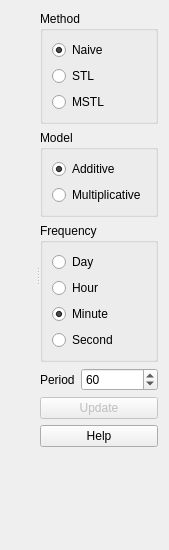
<?xml version="1.0" encoding="UTF-8"?>
<ui version="4.0">
 <author>Anton Rau</author>
 <class>DecompositionWidget</class>
 <widget class="QWidget" name="DecompositionWidget">
  <property name="geometry">
   <rect>
    <x>0</x>
    <y>0</y>
    <width>169</width>
    <height>550</height>
   </rect>
  </property>
  <layout class="QVBoxLayout" name="verticalLayout">
   <item>
    <widget class="QSplitter" name="splitter">
     <property name="sizePolicy">
      <sizepolicy hsizetype="Expanding" vsizetype="Expanding">
       <horstretch>0</horstretch>
       <verstretch>0</verstretch>
      </sizepolicy>
     </property>
     <property name="orientation">
      <enum>Qt::Horizontal</enum>
     </property>
     <widget class="MplCanvas" name="canvas" native="true">
      <property name="sizePolicy">
       <sizepolicy hsizetype="Preferred" vsizetype="Preferred">
        <horstretch>1</horstretch>
        <verstretch>0</verstretch>
       </sizepolicy>
      </property>
     </widget>
     <widget class="QWidget" name="widgetSettings" native="true">
      <layout class="QVBoxLayout" name="verticalLayout_6">
       <item>
        <widget class="QGroupBox" name="groupBoxMethod">
         <property name="title">
          <string>Method</string>
         </property>
         <layout class="QVBoxLayout" name="verticalLayout_3">
          <item>
           <widget class="QRadioButton" name="radioButtonMethodNaive">
            <property name="toolTip">
             <string>Seasonal decomposition using moving averages</string>
            </property>
            <property name="text">
             <string>Naive</string>
            </property>
            <property name="checked">
             <bool>true</bool>
            </property>
           </widget>
          </item>
          <item>
           <widget class="QRadioButton" name="radioButtonMethodSTL">
            <property name="toolTip">
             <string>Season-Trend decomposition using LOESS</string>
            </property>
            <property name="text">
             <string>STL</string>
            </property>
           </widget>
          </item>
          <item>
           <widget class="QRadioButton" name="radioButtonMethodMSTL">
            <property name="toolTip">
             <string>Multiple Seasonal-Trend decomposition using LOESS</string>
            </property>
            <property name="text">
             <string>MSTL</string>
            </property>
           </widget>
          </item>
         </layout>
        </widget>
       </item>
       <item>
        <widget class="QGroupBox" name="groupBoxModel">
         <property name="title">
          <string>Model</string>
         </property>
         <layout class="QVBoxLayout" name="verticalLayout_2">
          <item>
           <widget class="QRadioButton" name="radioButtonModelAdditive">
            <property name="text">
             <string>Additive</string>
            </property>
            <property name="checked">
             <bool>true</bool>
            </property>
           </widget>
          </item>
          <item>
           <widget class="QRadioButton" name="radioButtonModelMultiplicative">
            <property name="text">
             <string>Multiplicative</string>
            </property>
           </widget>
          </item>
         </layout>
        </widget>
       </item>
       <item>
        <widget class="QGroupBox" name="groupBoxFrequency">
         <property name="title">
          <string>Frequency</string>
         </property>
         <layout class="QVBoxLayout" name="verticalLayout_5">
          <item>
           <widget class="QRadioButton" name="radioButtonDayFrequency">
            <property name="text">
             <string>Day</string>
            </property>
           </widget>
          </item>
          <item>
           <widget class="QRadioButton" name="radioButtonHourFrequency">
            <property name="text">
             <string>Hour</string>
            </property>
           </widget>
          </item>
          <item>
           <widget class="QRadioButton" name="radioButtonMinuteFrequency">
            <property name="text">
             <string>Minute</string>
            </property>
            <property name="checked">
             <bool>true</bool>
            </property>
           </widget>
          </item>
          <item>
           <widget class="QRadioButton" name="radioButtonSecondFrequency">
            <property name="text">
             <string>Second</string>
            </property>
           </widget>
          </item>
         </layout>
        </widget>
       </item>
       <item>
        <layout class="QFormLayout" name="formLayout">
         <item row="0" column="0">
          <widget class="QLabel" name="periodLabel">
           <property name="text">
            <string>Period</string>
           </property>
          </widget>
         </item>
         <item row="0" column="1">
          <widget class="QSpinBox" name="periodSpinBox">
           <property name="maximum">
            <number>1000000000</number>
           </property>
           <property name="value">
            <number>60</number>
           </property>
          </widget>
         </item>
        </layout>
       </item>
       <item>
        <widget class="QPushButton" name="pushButtonUpdate">
         <property name="enabled">
          <bool>false</bool>
         </property>
         <property name="text">
          <string>Update</string>
         </property>
        </widget>
       </item>
       <item>
        <widget class="QPushButton" name="pushButtonHelp">
         <property name="text">
          <string>Help</string>
         </property>
         <property name="icon">
          <iconset resource="../../../../resources/resources.qrc">
           <normaloff>:/icons/icons8-help-16.png</normaloff>:/icons/icons8-help-16.png</iconset>
         </property>
        </widget>
       </item>
       <item>
        <spacer name="verticalSpacer">
         <property name="orientation">
          <enum>Qt::Vertical</enum>
         </property>
         <property name="sizeHint" stdset="0">
          <size>
           <width>20</width>
           <height>40</height>
          </size>
         </property>
        </spacer>
       </item>
      </layout>
     </widget>
    </widget>
   </item>
  </layout>
 </widget>
 <customwidgets>
  <customwidget>
   <class>MplCanvas</class>
   <extends>QWidget</extends>
   <header>tse_analytics.views.misc.MplCanvas</header>
   <container>1</container>
  </customwidget>
 </customwidgets>
 <resources>
  <include location="../../../../resources/resources.qrc"/>
 </resources>
 <connections/>
</ui>
